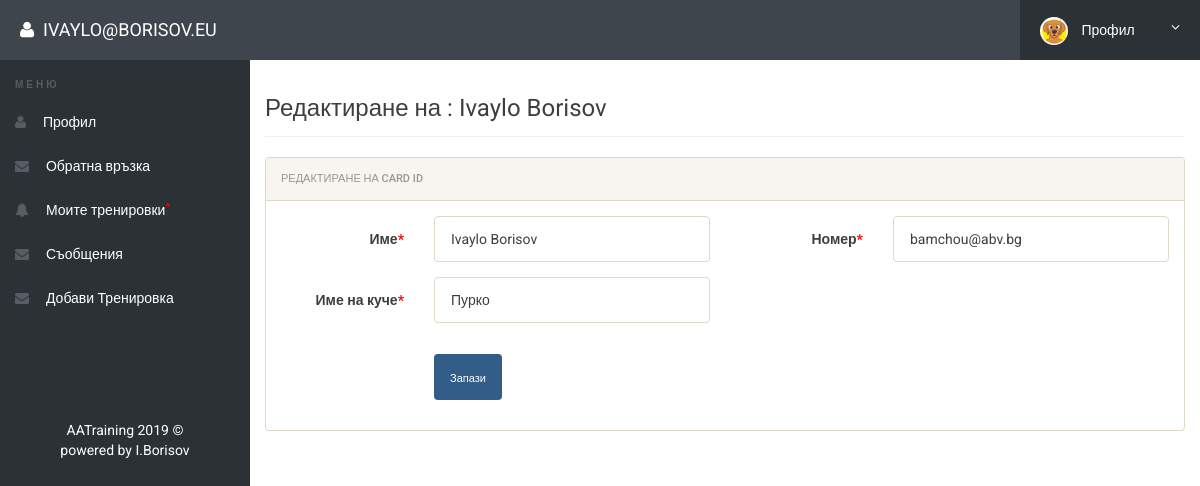
Page /admin/edit-card.php?edit=1 (signed in) on the committed database.
### tables this page shows
CREATE TABLE `cards` (
  `id` int(11) NOT NULL,
  `number` varchar(255) NOT NULL,
  `name` varchar(255) NOT NULL,
  `dog` varchar(255) NOT NULL
);

### admin/edit-card.php (the view, shortened to what this page needs)
<?php
include('includes/config.php');
if(strlen($_SESSION['alogin'])==0)
	{
header('location:index.php');
}
else{
if(isset($_GET['edit']))
	{
		$editid=$_GET['edit'];
	}
?>
<!doctype html>
<html lang="en" class="no-js">
<head>
    <link rel="stylesheet" href="css/font-awesome.min.css">
    <link rel="stylesheet" href="css/bootstrap.min.css">
    <link rel="stylesheet" href="css/dataTables.bootstrap.min.css">
    <link rel="stylesheet" href="css/bootstrap-social.css">
    <link rel="stylesheet" href="css/bootstrap-select.css">
    <link rel="stylesheet" href="css/fileinput.min.css">
    <link rel="stylesheet" href="css/awesome-bootstrap-checkbox.css">
    <link rel="stylesheet" href="css/style.css">
</head>
<body>
    <?php
		$sql = "SELECT * from cards where id = :editid";
		$query = $dbh -> prepare($sql);
		$query->bindParam(':editid',$editid,PDO::PARAM_INT);
		$query->execute();
		$result=$query->fetch(PDO::FETCH_OBJ);
?>
    <?php include('includes/header.php');?>
    <div class="ts-main-content">
        <?php include('includes/leftbar.php');?>
        <div class="content-wrapper">
            <div class="container-fluid">
                <div class="row">
                    <div class="col-md-12">
                        <h3 class="page-title">Редактиране на : <?php echo htmlentities($result->name); ?></h3>
                        <div class="row">
                            <div class="col-md-12">
                                <div class="panel panel-default">
                                    <div class="panel-heading">Редактиране на Card ID</div>
                                    <div class="panel-body">
                                        <form method="post" class="form-horizontal" enctype="multipart/form-data" name="imgform">
                                            <div class="form-group">
                                                <label class="col-sm-2 control-label">Име<span style="color:red">*</span></label>
                                                <div class="col-sm-4">
                                                    <input type="text" name="name" class="form-control" required value="<?php echo htmlentities($result->name);?>">
                                                </div>
                                                <label class="col-sm-2 control-label">Номер<span style="color:red">*</span></label>
                                                <div class="col-sm-4">
                                                    <input type="text" name="number" class="form-control" required value="<?php echo htmlentities($result->number);?>">
                                                </div>
                                            </div>
                                            <div class="form-group">
                                                <label class="col-sm-2 control-label">Име на куче<span style="color:red">*</span></label>
                                                <div class="col-sm-4">
                                                    <input type="text" name="dog" class="form-control" required value="<?php echo htmlentities($result->dog);?>">
                                                </div>
                                            </div>
                                        <div class="form-group">
	<div class="col-sm-8 col-sm-offset-2">
</div>
</div>
                                            <div class="form-group">
                                                <div class="col-sm-8 col-sm-offset-2">
                                                    <button class="btn btn-primary" name="submit" type="submit">Запази</button>
                                                </div>
                                            </div>
                                        </form>
                                    </div>
                                </div>
                            </div>
                        </div>
                    </div>
                </div>
            </div>
        </div>
    </div>
</body>
</html>
<?php } ?>

### css/style.css (style rules this page uses)
html { font-size: 14px; }
@media only screen and (min-width: 480px) { html { font-size: 17px; } }
@media only screen and (min-width: 768px) { html { font-size: 14px; } }
body { font-size: 1em; }
.btn { font-family: 'Oswald', sans-serif; }
.panel { overflow: hidden; }
.btn { text-transform: none; }
.page-title { padding-bottom: 15px; margin-bottom: 20px; border-bottom: 1px solid #f0f0f0; }
.ts-main-content .content-wrapper { padding-top: 15px; margin-top: 60px; }
@media only screen and (min-width: 992px) { .ts-main-content .content-wrapper { margin-left: 250px; } }

### rows in the picture
cards: name "Ivaylo Borisov", number "bamchou@abv.bg", dog "Пурко"

### other values in the picture
$_SESSION['alogin'] "IVAYLO@BORISOV.EU"
